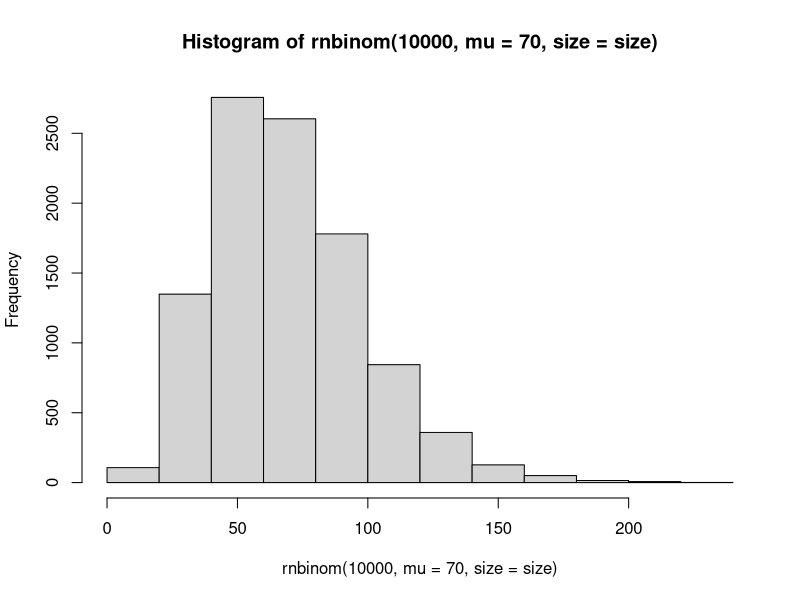
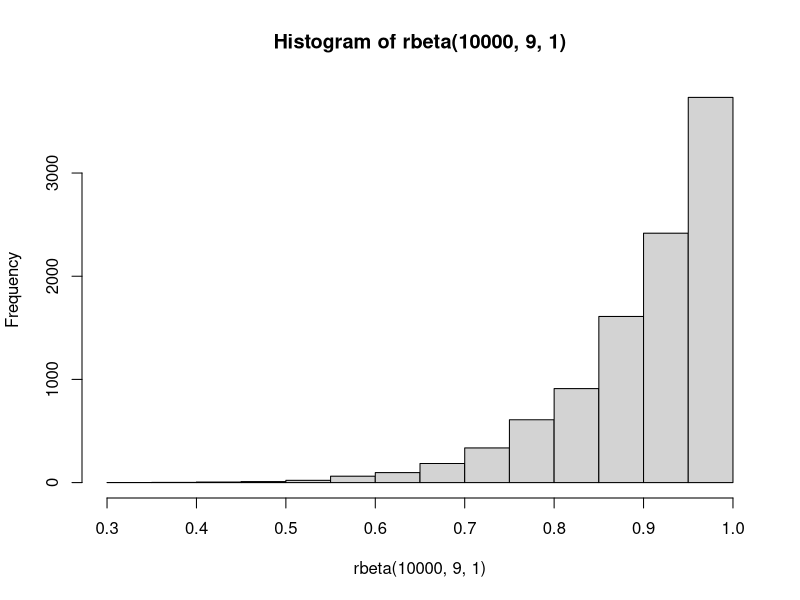
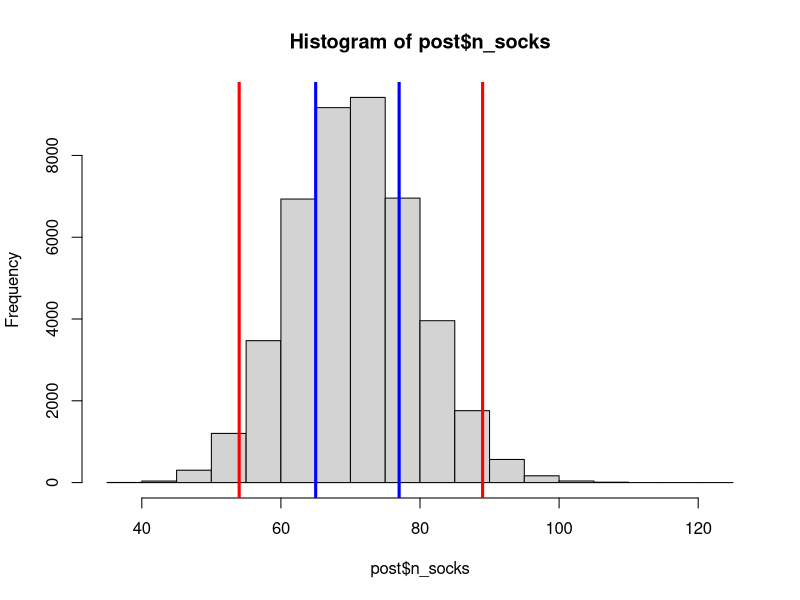
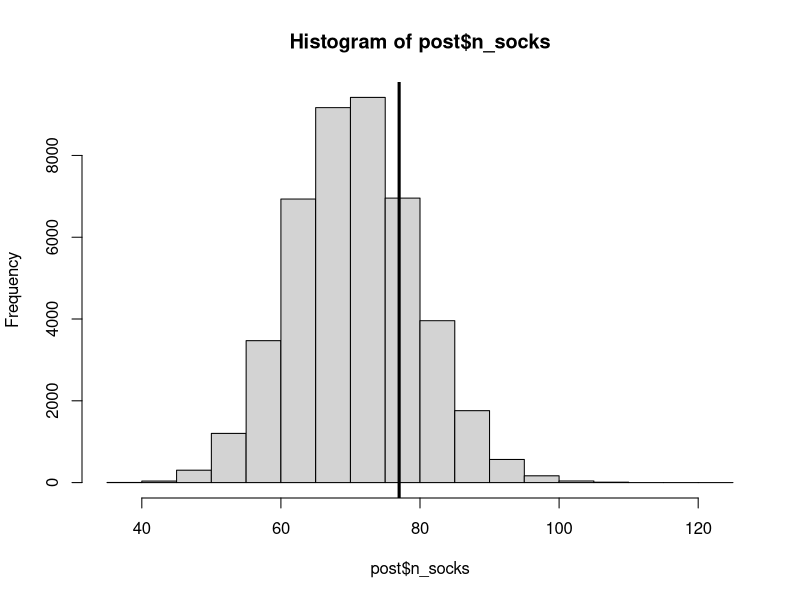
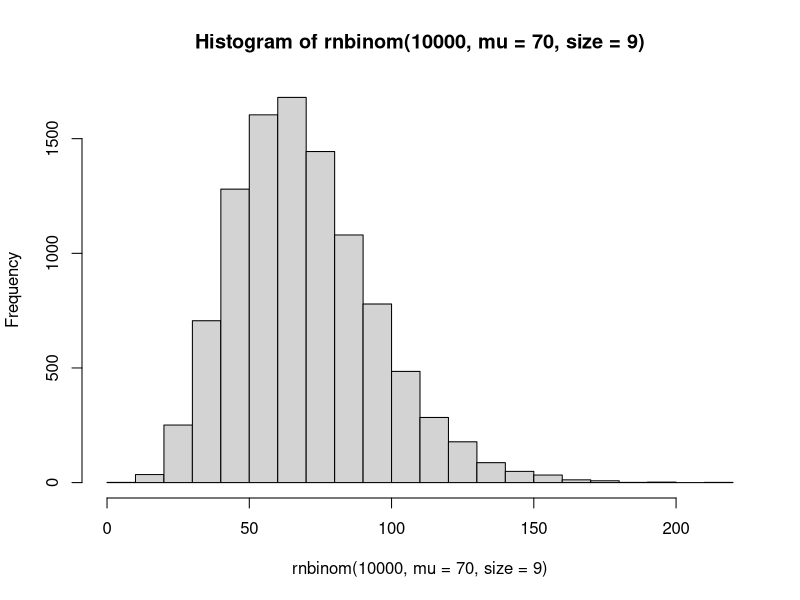
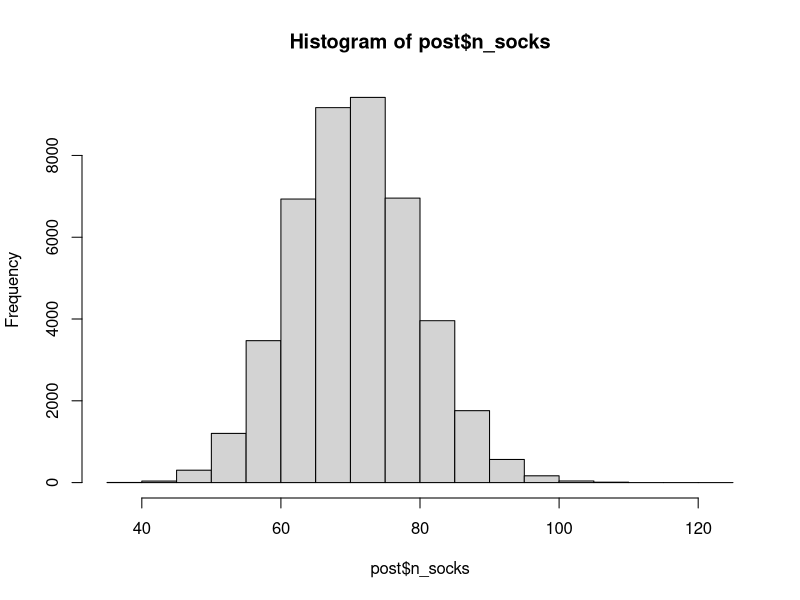
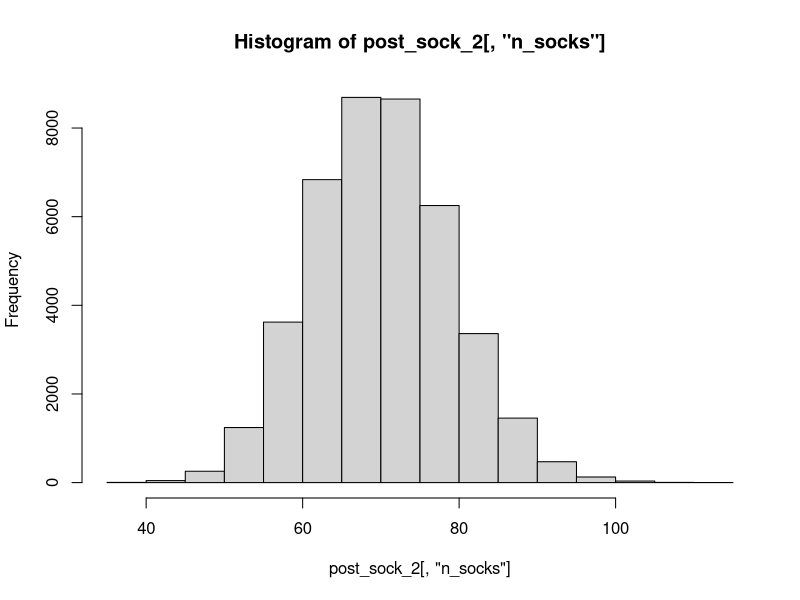
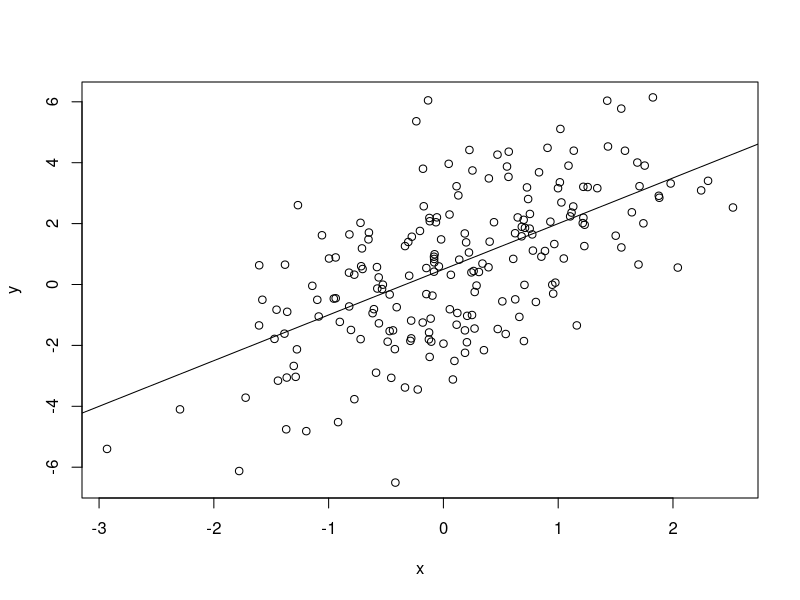

Recreate these plots in R, in order.
## ---- chunk 1
pick_11_socks <- function(n_socks, prop_pairs){
  n_pairs <- round(floor(n_socks / 2) * prop_pairs)
  n_odd <- n_socks - n_pairs * 2
  
  # Simulating picking out n_picked socks
  socks <- rep(seq_len(n_pairs + n_odd), rep(c(2, 1), c(n_pairs, n_odd)))
  picked_socks <- sample(socks, size =  min(n_picked, n_socks))
  sock_counts <- table(picked_socks)
  
  # Returning the parameters and counts of the number of matched 
  # and unique socks among those that were picked out.
  c(unique = sum(sock_counts == 1), pairs = sum(sock_counts == 2),
    n_socks = n_socks, n_pairs = n_pairs, n_odd = n_odd, prop_pairs = prop_pairs)
}
## ---- chunk 2
size = 70/(9^2 - 70)
hist(rnbinom(1e4, mu = 70, size = size))

hist(rbeta(1e4, 9, 1))

## ---- chunk 3
n_picked <- 11 # The number of socks to pick out of the laundry

sock_sim <- replicate(100000, {
  # Generating a sample of the parameters from the priors
  prior_mu <- 70
  prior_sd <- 9
  prior_size <- prior_mu^2 / (prior_sd^2 - prior_mu)
  n_socks <- rnbinom(1, mu = prior_mu, size = prior_size)
  prop_pairs <- rbeta(1, shape1 = 9, shape2 = 1)
  pick_11_socks(n_socks, prop_pairs)
})
sock_sim <- t(sock_sim)

head(sock_sim)

## ---- chunk 4
# post_samples <- sock_sim[sock_sim[, "unique"] == 11 & 
#                          sock_sim[, "pairs" ] == 0 , ]
# post <- data.frame(post_samples)

post_samples <- sock_sim[sock_sim[,"unique"]==11 & sock_sim[,"pairs"] == 0,]
post <- data.frame(post_samples)
head(post)

## ---- chunk 5
# hist(post$n_pairs)
# hist(post$n_socks)
# hist(post$n_odd)
sum(post$n_socks==77)/nrow(post)
hist(post$n_socks)
abline(v = quantile(post$n_socks, c(.025, .975)), col = "red", lwd = 3)
abline(v = quantile(post$n_socks, c(.25, .75)), col = "blue", lwd = 3)
quantile(post$n_socks, c(.01, .96))
## ---- chunk 6
sum(post$n_socks >= 77)/nrow(post)
hist(post$n_socks)
abline(v = 77, lwd = 3)
## ---- chunk 7
# 95%
quantile(post$n_socks, c(.025, .975))
# 50%
quantile(post$n_socks, c(.25, .75))
## ---- chunk 8
hist(rnbinom(1e4, mu = 70, size = 9))
hist(post$n_socks)
## ---- chunk 9
n_socks <- 45
prop_pair <- 42/45

samp_2 <- pick_11_socks(n_socks = n_socks, prop_pairs = prop_pair)
n_picked <- 11 # The number of socks to pick out of the laundry

post_n_socks <- post$n_socks
post_p_pair <- post$prop_pairs

sock_sim <- replicate(1e5, {
  # Generating a sample of the parameters from the priors
  n_socks <- sample(post_n_socks, 1)
  prop_pairs <- sample(post_p_pair, 1)
  pick_11_socks(n_socks, prop_pairs)
})
sock_sim_2 <- t(sock_sim)

head(sock_sim_2)

post_sock_2 <- sock_sim_2[sock_sim_2[,"unique"]==9 & sock_sim_2[,"pairs"]==1,]

hist(post_sock_2[,"n_socks"])
## ---- chunk 10
n <- 200
a <- .5
b <- 1.5
sigma <- 1.8
x <- rnorm(n)
y <- rnorm(n, a + b*x, sigma)
plot(y ~ x)
abline(a = a, b = b)
## ---- chunk 11
# a_post <- b_post <- sig_post <- c()
# a_post[1] <- rnorm(1)
# b_post[1] <- rnorm(1)
# sig_post[1] <- rexp(1)
# a_accept <- b_accept <- sig_accept <- 0
# 
# for(i in 1:1e5){
#   # draw a proposal for a
#   a_ast <- rnorm(1, a_post[i], .1)
#   # calculate prob of keeping a_ast
#   r <- exp((sum(dnorm(y, a_ast + b_post[i]*x, sig_post[i], log = T))+
#             dnorm(a_ast,0, 1, log = T)) -
#           (sum(dnorm(y, a_post[i] + b_post[i]*x, sig_post[i], log = T))+
#             dnorm(a_post[i],0,1,log = T)))
#   # decide to keep the proposal or previous value
#   a_post[i+1] <- ifelse(runif(1) < r, a_ast, a_post[i])
#   if(a_post[i+1]!=a_post[i]) a_accept <- a_accept + 1
#   # draw a proposal for b
#   b_ast <- rnorm(1, b_post[i], .1)
#   # calculate the probability of keeping b_ast
#   r <- exp((sum(dnorm(y, a_post[i+1] + b_ast*x, sig_post[i], log = T))+
#             dnorm(b_ast,0, 1, log = T)) -
#           (sum(dnorm(y, a_post[i+1] + b_post[i]*x, sig_post[i], log = T))+
#             dnorm(b_post[i],0,1,log = T)))
#   # decide whether to keep b_ast or the previous value
#   b_post[i+1] <- ifelse(runif(1) < r, b_ast, b_post[i])
#   if(b_post[i+1]!=b_post[i]) b_accept <- b_accept + 1
#   # draw a proposal for sigma
#   sig_ast <- rgamma(1, sig_post[i]^2/.003, sig_post[i]/.003)
#   # calculate prob of keeping sig_ast (need to adjust for asymmetry of proposal in the next step)
#   r <- (sum(dnorm(y, a_post[i+1] + b_post[i+1]*x, sig_ast, log = T))+
#               dexp(sig_ast, 1, log = T)) -
#             (sum(dnorm(y, a_post[i+1] + b_post[i+1]*x, sig_post[i], log = T))+
#               dexp(sig_post[i], 1, log = T))
#   # adjust for asymmetry of proposal
#   q <- dgamma(sig_post[i], sig_ast^2/.003, sig_ast/.003, log = T) -
#             dgamma(sig_ast, sig_post[i]^2/.003, sig_post[i]/.003, log = T)
#   r <- exp(r + q)
#   # decide whether to keep proposal
#   sig_post[i+1] <- ifelse(runif(1) < r, sig_ast, sig_post[i])
#   if(sig_post[i+1]!=sig_post[i]) sig_accept <- sig_accept + 1
#   if(i%%5000==0) print(paste0("Iteration ", i, " complete!"))
# }
## ---- chunk 12
# check the chains
# plot(a_post[2000:1e5], type = "l")
# abline(h = a, col = "red", lwd = 2)
# plot(b_post[2000:1e5], type = "l")
# abline(h = b, col = "red", lwd = 2)
# plot(sig_post[2000:1e5], type = "l")
# abline(h = sigma, col = "red", lwd = 2)
## ---- chunk 13
# thin <- (1:1e5)>=2000 & (1:1e5)%%5==0
# 
# a_post <- a_post[thin]
# b_post <- b_post[thin]
# sig_post <- sig_post[thin]
# 
# hist(a_post)
# abline(v = a, col = "red", lwd = 3)
# 
# hist(b_post)
# abline(v = b, col = "red", lwd = 3)
# 
# hist(sig_post)
# abline(v = sigma, col = "red", lwd = 3)
